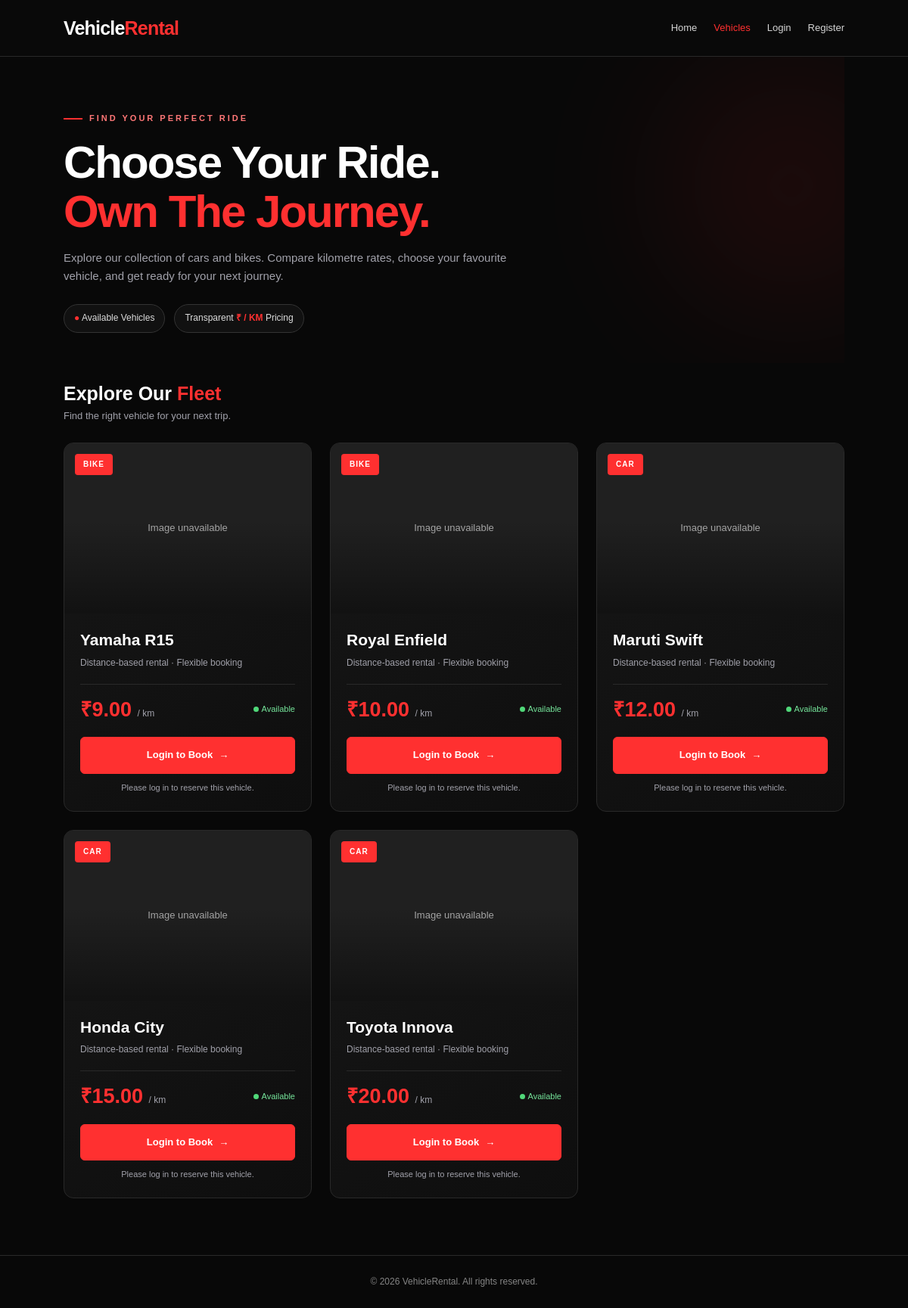
Screenshot of /vehicles.php with the database file from the repository.
### tables this page shows
CREATE TABLE `vehicles` (
  `id` int(11) NOT NULL,
  `vehicle_name` varchar(100) NOT NULL,
  `vehicle_type` varchar(50) NOT NULL,
  `price_per_km` decimal(10,2) NOT NULL DEFAULT 0.00,
  `rate_per_km` decimal(10,2) NOT NULL DEFAULT 0.00,
  `status` varchar(20) DEFAULT 'Available',
  `image` varchar(255) DEFAULT NULL
);

### vehicles.php (the view, shortened to what this page needs)
<?php
include 'db.php';
$isLoggedIn = isset($_SESSION['user_id']);
$sql = "SELECT * FROM vehicles WHERE status = 'Available' ORDER BY id DESC";
$result = mysqli_query($conn, $sql);
?>
<!DOCTYPE html>
<html lang="en">
<head>
</head>
<body>
<header class="navbar">
    <a href="index.php" class="logo">Vehicle<span>Rental</span></a>
    <nav class="nav-links">
        <a href="index.php">Home</a>
        <a href="vehicles.php" class="active">Vehicles</a>
        <?php if ($isLoggedIn): ?>
            <a href="track_vehicle.php">Track Booking</a>
            <a href="booking_history.php">My Bookings</a>
            <a href="logout.php">Logout</a>
        <?php else: ?>
            <a href="login.php">Login</a>
            <a href="register.php">Register</a>
        <?php endif; ?>
    </nav>
</header>
<main class="container">
    <section class="hero">
        <div class="eyebrow">Find Your Perfect Ride</div>
        <h1>Choose Your Ride.<br>
            <span class="red">Own The Journey.</span>
        </h1>
        <p>
            Explore our collection of cars and bikes. Compare kilometre rates,
            choose your favourite vehicle, and get ready for your next journey.
        </p>
        <div class="hero-bottom">
            <div class="pill"><strong>●</strong> Available Vehicles</div>
            <div class="pill">Transparent <strong>₹ / KM</strong> Pricing</div>
        </div>
    </section>
    <section class="fleet-heading">
        <div>
            <h2>Explore Our <span class="red">Fleet</span></h2>
            <p>Find the right vehicle for your next trip.</p>
        </div>
    </section>
    <section class="vehicle-grid">
    <?php if (mysqli_num_rows($result) > 0): ?>
        <?php while ($vehicle = mysqli_fetch_assoc($result)): ?>
            <?php
            $vehicleName = $vehicle['vehicle_name'] ?? 'Vehicle';
            $vehicleType = $vehicle['vehicle_type'] ?? 'Other';
            $rate = $vehicle['rate_per_km']
                ?? $vehicle['price_per_km']
                ?? 0;
            $image = trim($vehicle['image'] ?? '');
            if ($image !== '') {
                $imagePath = 'images/' . basename($image);
            } else {
                $imagePath = '';
            }
            ?>
            <article class="vehicle-card">
                <div class="vehicle-image">
                    <?php if ($imagePath !== ''): ?>
                        <div style="display:none;height:100%;place-items:center;color:#aaa;font-size:13px;">
                            Image unavailable
                        </div>
                    <?php else: ?>
                        <div style="height:100%;display:grid;place-items:center;color:#aaa;font-size:13px;">
                            Vehicle image unavailable
                        </div>
                    <?php endif; ?>
                    <span class="type-badge">
                        <?php echo htmlspecialchars($vehicleType, ENT_QUOTES, 'UTF-8'); ?>
                    </span>
                </div>
                <div class="vehicle-info">
                    <h2><?php echo htmlspecialchars($vehicleName, ENT_QUOTES, 'UTF-8'); ?></h2>
                    <div class="vehicle-meta">
                        Distance-based rental · Flexible booking
                    </div>
                    <div class="price-row">
                        <div class="price">
                            &#8377;<?php echo number_format((float)$rate, 2); ?>
                            <small>/ km</small>
                        </div>
                        <div class="available"><span></span>Available</div>
                    </div>
                    <?php if ($isLoggedIn): ?>
                        <a
                            class="book-btn"
                            href="booking.php?vehicle_id=<?php echo (int)$vehicle['id']; ?>"
                        >
                            Book This Vehicle <span aria-hidden="true">→</span>
                        </a>
                    <?php else: ?>
                        <a class="book-btn" href="login.php">
                            Login to Book <span aria-hidden="true">→</span>
                        </a>
                        <div class="login-note">
                            Please log in to reserve this vehicle.
                        </div>
                    <?php endif; ?>
                </div>
            </article>
        <?php endwhile; ?>
    <?php endif; ?>
    </section>
</main>
<footer>
    &copy; <?php echo date('Y'); ?> VehicleRental. All rights reserved.
</footer>
</body>
</html>

### vehicles.php (style rules this page uses)
:root { --bg: #080808; --card: #121212; --red: #ff3030; --text: #ffffff; --muted: #a1a1aa; --border: #292929; }
* { margin: 0; padding: 0; box-sizing: border-box; }
body { background: var(--bg); color: var(--text); font-family: Arial, Helvetica, sans-serif; line-height: 1.6; }
a { color: inherit; text-decoration: none; }
.navbar { position: sticky; top: 0; z-index: 10; padding: 17px 7%; background: rgba(10,10,10,.96); border-bottom: 1px solid var(--border); display: flex; justify-content: space-between; align-items: center; gap: 18px; flex-wrap: wrap; }
.logo { font-size: 25px; font-weight: 900; letter-spacing: -.8px; }
.logo span, .red { color: var(--red); }
.nav-links { display: flex; gap: 22px; align-items: center; flex-wrap: wrap; }
.nav-links a { color: #d4d4d4; font-size: 13px; transition: .25s; }
.nav-links a:hover, .nav-links a.active { color: var(--red); }
.container { width: 86%; max-width: 1250px; margin: auto; }
.hero { position: relative; overflow: hidden; padding: 65px 0 40px; }
.hero::before { content: ""; position: absolute; width: 340px; height: 340px; right: -100px; top: 0; background: var(--red); opacity: .09; filter: blur(100px); border-radius: 50%; pointer-events: none; }
.eyebrow { display: inline-flex; align-items: center; gap: 9px; color: #ff7777; font-size: 11px; font-weight: bold; letter-spacing: 3px; text-transform: uppercase; }
.eyebrow::before { content: ""; width: 25px; height: 2px; background: var(--red); }
.hero h1 { font-size: clamp(36px, 5vw, 62px); line-height: 1.08; letter-spacing: -2px; margin: 17px 0; max-width: 700px; }
.hero p { max-width: 590px; color: var(--muted); font-size: 15px; }
.hero-bottom { margin-top: 25px; display: flex; align-items: center; gap: 12px; flex-wrap: wrap; }
.pill { border: 1px solid #333; background: #111; padding: 8px 13px; border-radius: 30px; font-size: 12px; color: #ddd; }
.pill strong { color: var(--red); }
.fleet-heading { display: flex; justify-content: space-between; align-items: end; gap: 15px; margin: 20px 0 25px; }
.fleet-heading h2 { font-size: 25px; }
.fleet-heading p { color: var(--muted); font-size: 13px; }
.vehicle-grid { display: grid; grid-template-columns: repeat(3, minmax(0, 1fr)); gap: 24px; padding-bottom: 75px; }
.vehicle-card { min-width: 0; background: linear-gradient(145deg, #171717, #0e0e0e); border: 1px solid var(--border); border-radius: 13px; overflow: hidden; transition: transform .3s, border-color .3s, box-shadow .3s; }
.vehicle-image { height: 225px; position: relative; overflow: hidden; background: #202020; }
.vehicle-image::after { content: ""; position: absolute; inset: 45% 0 0; background: linear-gradient(transparent, rgba(0,0,0,.45)); pointer-events: none; }
.type-badge { position: absolute; top: 14px; left: 14px; z-index: 1; padding: 6px 11px; background: var(--red); color: white; font-size: 10px; font-weight: bold; text-transform: uppercase; letter-spacing: 1px; border-radius: 4px; }
.vehicle-info { padding: 21px; }
.vehicle-info h2 { font-size: 21px; line-height: 1.3; margin-bottom: 7px; }
.vehicle-meta { color: var(--muted); font-size: 12px; }
.price-row { display: flex; justify-content: space-between; align-items: center; gap: 8px; border-top: 1px solid #292929; margin-top: 18px; padding-top: 17px; }
.price { color: var(--red); font-size: 27px; font-weight: 900; line-height: 1.2; }
.price small { color: #a1a1aa; font-size: 12px; font-weight: normal; }
.available { color: #75e49a; font-size: 11px; white-space: nowrap; }
.available span { display: inline-block; width: 7px; height: 7px; background: #50d879; border-radius: 50%; margin-right: 4px; }
.book-btn { display: flex; align-items: center; justify-content: center; gap: 8px; width: 100%; margin-top: 20px; padding: 13px; border: 1px solid var(--red); border-radius: 6px; background: var(--red); color: white; font-size: 13px; font-weight: bold; transition: .25s; }
.login-note { text-align: center; color: var(--muted); font-size: 11px; margin-top: 10px; }
footer { border-top: 1px solid var(--border); padding: 25px 7%; text-align: center; color: #858585; font-size: 12px; }

### rows the page displays
vehicles: vehicle_type "BIKE", vehicle_name "Yamaha R15", rate_per_km "9.00"
vehicles: vehicle_type "BIKE", vehicle_name "Royal Enfield", rate_per_km "10.00"
vehicles: vehicle_type "CAR", vehicle_name "Maruti Swift", rate_per_km "12.00"
vehicles: vehicle_type "CAR", vehicle_name "Honda City", rate_per_km "15.00"
vehicles: vehicle_type "CAR", vehicle_name "Toyota Innova", rate_per_km "20.00"
